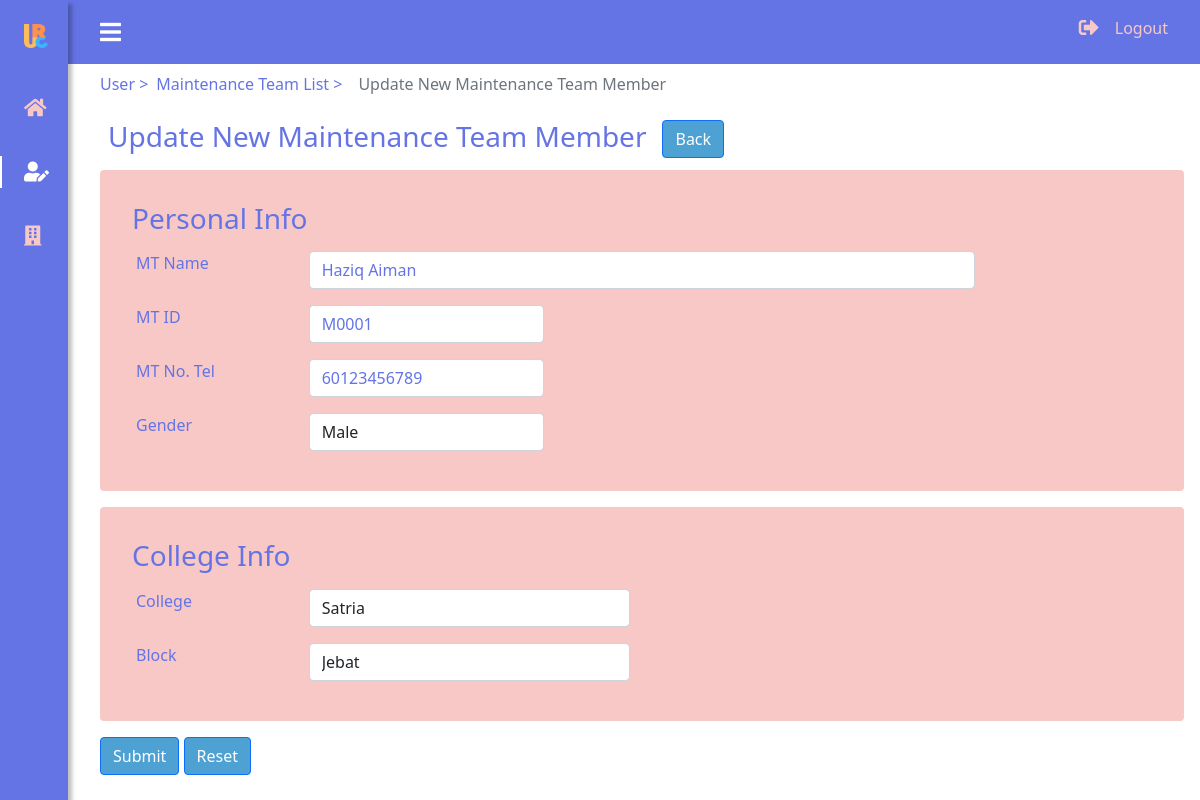
The page /admin/userMaintUpdate.php?id=M0001 (signed in) on the database its author committed.
### tables this page shows
CREATE TABLE `maintenance` (
  `maintID` varchar(10) NOT NULL,
  `maintName` varchar(50) NOT NULL,
  `gender` int(1) NOT NULL,
  `maintEmail` varchar(50) NOT NULL,
  `maintTel` varchar(20) NOT NULL,
  `blockID` varchar(10) NOT NULL,
  `collegeID` varchar(10) NOT NULL,
  `profilePic` text NOT NULL
);

CREATE TABLE `block` (
  `blockID` varchar(10) NOT NULL,
  `collegeID` varchar(10) NOT NULL,
  `blockName` text NOT NULL
);

### public/admin/userMaintUpdate.php (the view, shortened to what this page needs)
<?php
	include("../config.php");
	if(isset($_GET['id'])){
			$sID = $_GET['id'];
		}
		else
			echo '<script>alert("Error!")</script>';
	$sqls = "SELECT maintenance.*, block.blockName FROM maintenance JOIN block ON maintenance.blockID = block.blockID WHERE maintID = '".$sID."'";
		$results = mysqli_query($conn, $sqls);
		$row = mysqli_fetch_assoc($results);
			$oldMaintID = $row['maintID'];
			$oldMaintName = $row['maintName'];
			$oldGender = $row['gender'];
			$oldCollege = $row['collegeID'];
			$oldBlock = $row['blockID'];
			$oldBlockName = $row['blockName'];
			$oldMaintTel = $row['maintTel'];
?>
<!DOCTYPE html>
<html>
<head>
</head>
<body id="body-pd">
	<div class="py-4">
		<div class="d-flex flex-column " id="content">
			<nav aria-label="breadcrumb">
			  	<ol class="breadcrumb">
			    	<li class="breadcrumb-item">User</li>
			    	<li class="breadcrumb-item">Maintenance Team List</li>
			    	<li class="breadcrumb-item active" aria-current="page">Update New Maintenance Team Member</li>
			  	</ol>
			</nav>
			<div class="d-flex">
				<div class="p-2">
					<h3>Update New Maintenance Team Member</h3>
				</div>
				<div class="p-2">
					<button type="reset" class="btn btn-primary" id="back-btn" onclick="location.href='userMaintList.php'">Back</button>
				</div>
			</div>
			<form action="userMaintUpdate.php?id=<?php echo $sID ?>" name="maint_update" method="POST">
				<div class="rounded p-4 mb-3 bg-color">
					<div class="p-2">
						<h3 >Personal Info</h3>
					</div>
					<div class="container">
						<div class="row mb-3">
							<label for="MTName" class="col-sm-2 form-label">MT Name</label>
							<div class="col-sm-8">
								<input required type="text" class="form-control" name="maint_name" id="MTName" placeholder="MT Name" value="<?php echo htmlentities($oldMaintName);?>">
							</div>
						</div>
						<div class="row mb-3">
							<label for="MTID" class="col-sm-2 form-label">MT ID</label>
							<div class="col-sm-3">
								<input required type="text" class="form-control" name="maint_id" id="MTID" placeholder="MT ID" value="<?php echo htmlentities($oldMaintID);?>">
							</div>
						</div>
						<div class="row mb-3">
							<label for="MTTel" class="col-sm-2 form-label">MT No. Tel</label>
							<div class="col-sm-3">
								<input required type="tel" pattern=[6]{1}[0]{1}[1]{1}[0-9]{8,9} title="Format: 601XXXXXXXX." class="form-control" name="maint_tel" id="MTTel" placeholder="MT No. Tel" value="<?php echo htmlentities($oldMaintTel);?>">
							</div>
						</div>
						<div class="row mb-3">
							<label for="Gender" class="col-sm-2 form-label">Gender</label>
							<div class="col-sm-3">
								<select required class="form-control" name="gender" id="Gender">
									<?php	if($oldGender == 1){?>
									<option value="1" selected>Male</option>
								<?php	}
										else{?>
									<option value="">Select Gender</option>
									<option value="2" selected>Female</option>
									<option value="1">Male</option>
								<?php	} ?>
								</select>
							</div>
						</div>
					</div>
				</div>
				<div class="rounded p-4 mb-3 bg-color">
					<div class="p-2">
						<h3 >College Info</h3>
					</div>
					<div class="container">
						<div class="row mb-3">
							<?php
								$sql = "SELECT collegeID, collegeName FROM college";
								$result = mysqli_query($conn, $sql);
							?>
							<label for="College" class="col-sm-2 form-label">College</label>
							<div class="col-sm-4">
								<select required class="form-control" name="college_id" id="College" onchange="FetchBlock(this.value)">
									<?php
										while($row = mysqli_fetch_assoc($result)){
											if($row['collegeID'] == $oldCollege){
												echo '<option value="'.$row['collegeID'].'" selected>'.$row['collegeName'].'</option>';
											}
											else{
												echo '<option value="'.$row['collegeID'].'">'.$row['collegeName'].'</option>';
											}
										}
									?>
								</select>
							</div>
						</div>
						<div class="row mb-3">
							<label for="Block" class="col-sm-2 form-label">Block</label>
							<div class="col-sm-4">
								<select required class="form-control" name="block_id" id="Block">
									<option value="<?php echo htmlentities($oldBlock); ?>"><?php echo htmlentities($oldBlockName); ?></option>
								</select>
							</div>
						</div>
					</div>
				</div>
				<input type="submit" name="submit" class="btn btn-primary" id="submit-btn" value="Submit">
				<input type="reset" name="reset" class="btn btn-primary" id="reset-btn" value="Reset">
			</form>
		</div>
	</div>
</body>
</html>

### css/admin.css (style rules this page uses)
:root { --header-height: 3rem; --nav-width: 68px; --color-one: #6474E5; --color-two: #9AA4EC; --color-three: #F8C8C6; --color-four: #F4A4A4; --color-five: #4EA1D3; --white-color: #FFFFFF; --body-font: 'Nunito', sans-serif; --normal-font-size: 1rem; --z-fixed: 100; }
body { position: relative; margin: var(--header-height) 0 0 0; padding: 0 1rem; font-family: var(--body-font); font-size: var(--normal-font-size); transition: .5s; }
a { text-decoration: none !important; }
.breadcrumb-item::after { content: " > " !important; }
.breadcrumb li:last-child:after, .breadcrumb-item::before { content: "" !important; }
.header { width: 100%; height: var(--header-height); position: fixed; top: 0; left: 0; display: flex; align-items: center; justify-content: space-between; padding: 0 1rem; background-color: var(--color-one); z-index: var(--z-fixed); transition: .5s; }
.header_toggle { color: var(--white-color); font-size: 1.5rem; cursor: pointer; }
.l-navbar { position: fixed; top: 0; left: -30%; width: var(--nav-width); height: 100vh; background-color: var(--color-one); padding: .5rem 1rem 0 0; transition: .5s; z-index: var(--z-fixed); box-shadow: 4px 4px 4px rgb(0 0 0 / 25%); }
.nav { height: 100%; display: flex; flex-direction: column; justify-content: space-between; overflow: hidden; }
.nav_logo, .nav_link, .logout, .nav_dropdown { display: grid; grid-template-columns: max-content max-content; align-items: center; column-gap: 1rem; padding: .5rem 0 .5rem 1.5rem; }
.nav_logo { margin-bottom: 2rem; cursor: auto; }
.nav_logo-icon { background: url("http://localhost/ureco/asset/favicon-32x32.png"); height: 1.5rem; width: 1.5rem; display: block; background-size: contain; }
.nav_link, .logout, .nav_dropdown { position: relative; color: var(--color-three); margin-bottom: 1.5rem; transition: .3s; }
.logout { margin-bottom: 0.5rem; }
.nav_icon { font-size: 1.25rem; }
.active { color: var(--white-color); }
.active::before { content: ''; position: absolute; left: 0; width: 2px; height: 32px; background-color: var(--white-color); }
@media screen and (min-width: 768px) { body { margin: calc(var(--header-height) + 1rem) 0 0 0; padding-left: calc(var(--nav-width) + 2rem); } }
@media screen and (min-width: 768px) { .header { height: calc(var(--header-height) + 1rem); padding: 0 2rem 0 calc(var(--nav-width) + 2rem); } }
@media screen and (min-width: 768px) { .l-navbar { left: 0; padding: 1rem 1rem 0 0; } }
#content, #content input { color: var(--color-one); }
#content button, #add-btn { background-color: var(--color-five); color: var(--white-color); }
.bg-color { background-color: var(--color-three); }
#submit-btn, #reset-btn { background-color: var(--color-five); color: var(--white-color) !important; }

### rows shown on the page
maintenance: maint_name "Haziq Aiman", maint_id "M0001", maint_tel "60123456789", gender "Male", block_id "Jebat"

### other values the page prints
form field college_id "Satria"
